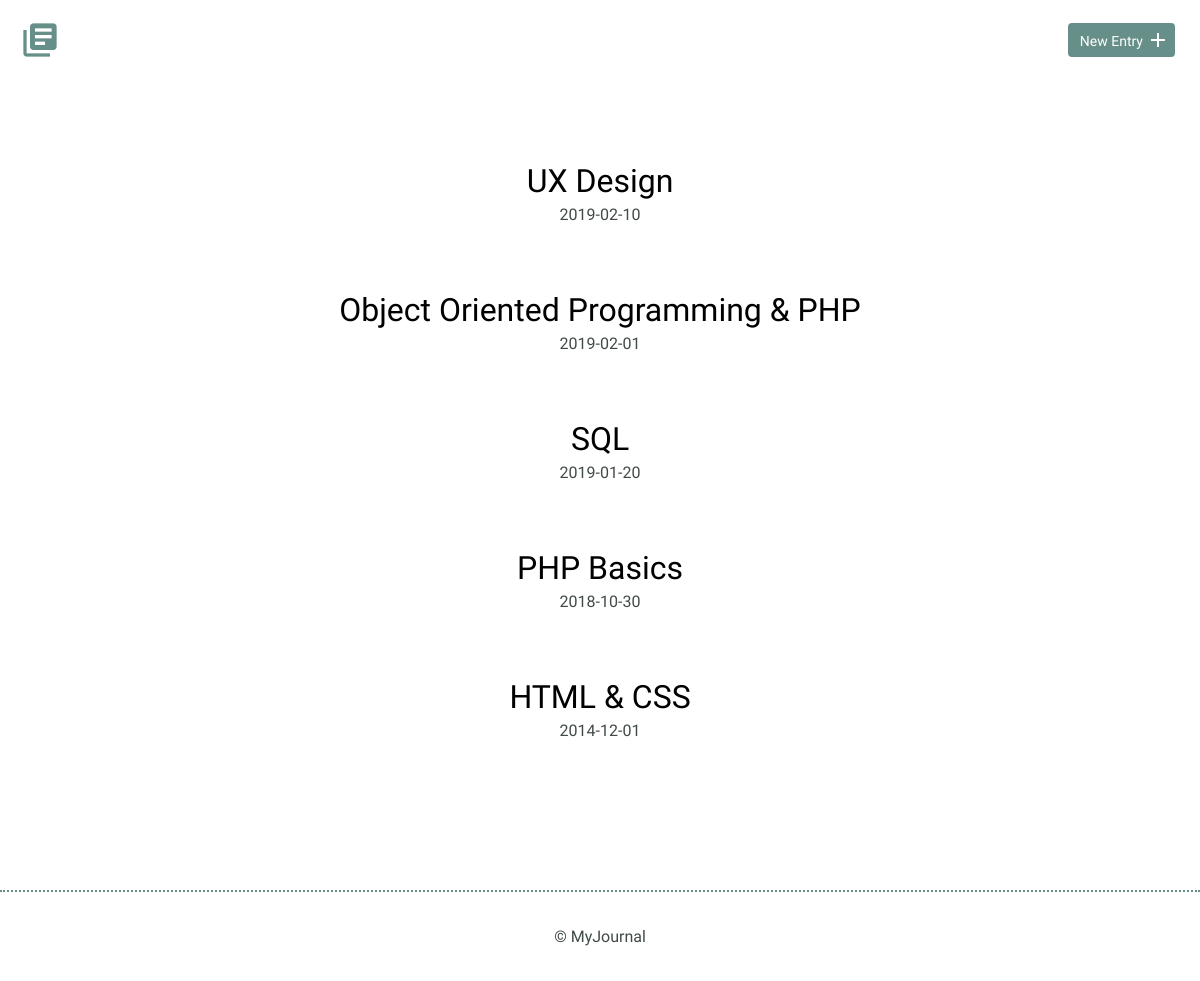
The page / on the database its author committed.
### tables this page shows
CREATE TABLE "entries" (
	`id`	INTEGER,
	`title`	TEXT,
	`date`	TEXT,
	`time_spent`	INTEGER,
	`learned`	BLOB,
	`resources`	BLOB,
	PRIMARY KEY(`id`)
);

### index.php (the view)
<?php
include("inc/connection.php");
try {
    $results = $db->query('SELECT * FROM entries ORDER BY date DESC');
} catch(Exception $e) {
    echo $e->getMessage();
    die();
}
$journalEntries = $results->fetchAll(PDO::FETCH_ASSOC);
include("inc/header.php");
?>
<section>
    <div class="container">
        <div class="entry-list">
              <?php
                foreach($journalEntries as $journalEntry) {
                     echo '<article><h2><a href="detail.php?id='.$journalEntry['id'].'">' .
                     $journalEntry['title'] . '</a></h2>' .
                      '<time datetime="01-31-2018">' .
                      $journalEntry['date'] . '</time></article>';
                       }
                ?>
        </div>
    </div>
</section>
<?php include("inc/footer.php"); ?>

### css/site.css (style rules this page uses)
body { font-size: 16px; color: #404a49; font-family: 'Cousine', serif; font-weight: 400; }
.container { margin: 0 auto; padding: 0 25px; }
h1, h2, h3 { margin: 0; font-weight: 400; line-height: 1em; color: #000; }
h2 { font-size: 32px; }
h2 a { text-decoration: none; color: #000; }
.entry-list, .edit-entry, .new-entry { max-width: 800px; margin: 0 auto; padding: 70px 0 150px 0; }
.entry-list article { margin-bottom: 70px; text-align: center; }
.entry-list article:last-child { margin-bottom: 0; }
.entry-list article h2 { margin-bottom: 8px; }

### rows shown on the page
entries: title "UX Design", date "2019-02-10"
entries: title "Object Oriented Programming & PHP", date "2019-02-01"
entries: title "SQL", date "2019-01-20"
entries: title "PHP Basics", date "2018-10-30"
entries: title "HTML & CSS", date "2014-12-01"
